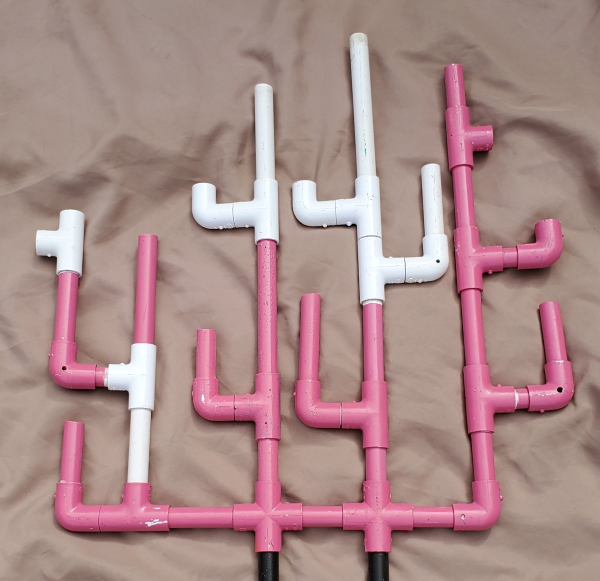
#> input picture detect_diffrance/coral5.jpg, 1200 x 1161 px, found by its file name (shown at 1/2 size)
$ python detect_diffrance.py
#> lines starting #> are read from the running program, lines starting #| are printed output that depends on the picture; after the words box and inside, x2 and y2 are one past the last pixel; in counts of white or black regions, pixels touching at a corner belong together
import cv2 as cv
import numpy as np

def aligning(img1, img2):
    sift = cv.SIFT_create()
    kp_img, desc_img = sift.detectAndCompute(img1, None)
    kp_img2, desc_img2 = sift.detectAndCompute(img2, None)

    index_params = dict(algorithm=0, trees=5)
    search_params = dict()
    flann = cv.FlannBasedMatcher(index_params, search_params)
    matches = flann.knnMatch(desc_img, desc_img2, k=2)

    good_p = []
    for m, n in matches:
        if m.distance < 0.591 * n.distance:
            good_p.append(m)

    if len(good_p) > 4:
        q_p = np.float32([kp_img[m.queryIdx].pt for m in good_p]).reshape(-1, 1, 2)
        train_p = np.float32([kp_img2[m.trainIdx].pt for m in good_p]).reshape(-1, 1, 2)

        matrix, mask = cv.findHomography(q_p, train_p, cv.RANSAC, 5.0)
        img_w = cv.warpPerspective(img1, matrix, (img2.shape[1], img2.shape[0]))

        return img_w

    return img1

# Load and resize images
img1 = cv.imread('detect_diffrance/coral5.jpg')
#> img1 is the input picture: shape (1161, 1200, 3); mean B, G, R 136.9, 138.1, 170.2
img2 = cv.imread('detect_diffrance/coral4.jpg')
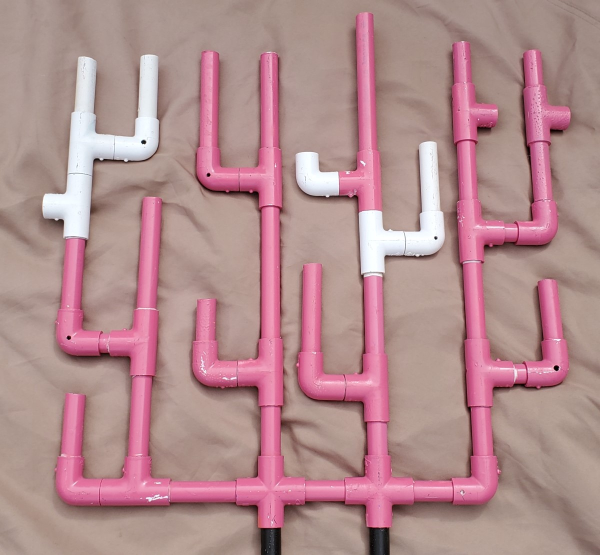
#> input picture detect_diffrance/coral4.jpg, 1200 x 1110 px, found by its file name (shown at 1/2 size)
#> img2 is the input picture: shape (1110, 1200, 3); mean B, G, R 142.2, 139.7, 178.6
img1 = cv.resize(img1, (600, 360))
#> img1: shape (360, 600, 3)
img2 = cv.resize(img2, (600, 360))
#> img2: shape (360, 600, 3)

# Align img1 to img2
img1_aligned = aligning(img1, img2)
#> in aligning, `kp_img, desc_img = sift.detectAndCompute(img1, None)`: kp_img = 379 keypoints; strongest (x, y, size): (560, 241, 2.6), (64, 228, 2.1), (54, 161, 4.7), (125, 245, 6.1)
#> in aligning, `kp_img2, desc_img2 = sift.detectAndCompute(img2, None)`: kp_img2 = 456 keypoints; strongest (x, y, size): (556, 238, 2.6), (69, 219, 1.9), (208, 113, 2), (61, 144, 4.4)
#> in aligning, `matches = flann.knnMatch(desc_img, desc_img2, k=2)`: matches = 379 matches
#> after the loop in aligning, `for m, n in matches:`: good_p = 29 matches
#> in aligning, `q_p = np.float32([kp_img[m.queryIdx].pt for m in good_p]).reshape(-1, ..`: q_p = 29 rows, first 8: [70.26, 316.9], [141.6, 312.9], [144.4, 200.6], [149, 324.9], [155.8, 323.4], [155.9, 234], [172.1, 328.3], [172.1, 328.3]
#> in aligning, `train_p = np.float32([kp_img2[m.trainIdx].pt for m in good_p]).reshape..`: train_p = 29 rows, first 8: [72.41, 315.7], [142.2, 310.8], [73.41, 168.9], [149.8, 323.6], [157, 322.3], [439.9, 115.7], [172.7, 326.5], [172.7, 326.5]
#> in aligning, `matrix, mask = cv.findHomography(q_p, train_p, cv.RANSAC, 5.0)`: matrix = [[0.972, -0.0639, 15.37], [0.0313, 0.976, -20.51], [6.21e-05, -0.000233, 1]]; mask = 29 values, max 1 at index 1, min 0 at index 0, mean 0.724

# Convert aligned and target images to grayscale
gray1 = cv.cvtColor(img1_aligned, cv.COLOR_BGR2GRAY)
gray2 = cv.cvtColor(img2, cv.COLOR_BGR2GRAY)
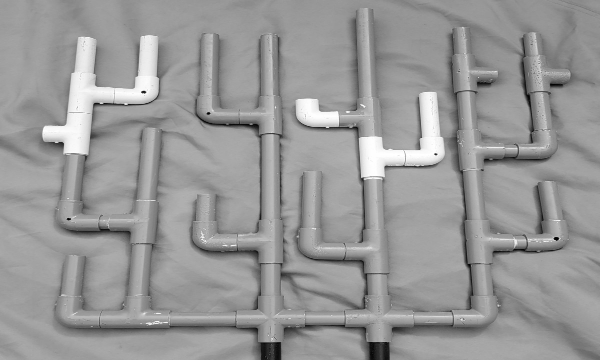
#> gray2: shape (360, 600); min 2, max 255, mean 151.5

# Calculate the absolute difference
diff = cv.subtract(gray1, gray2)
blurred_diff = cv.GaussianBlur(diff, (5, 5), 0)

# Threshold the difference image
_, thresh = cv.threshold(blurred_diff, 30, 255, cv.THRESH_BINARY)
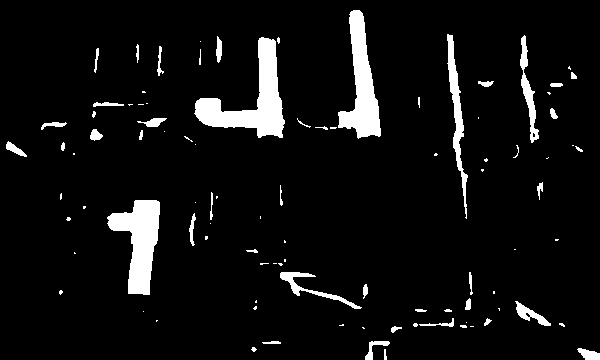
#> thresh: shape (360, 600); 6.4% white; 96 white regions (53 under 20 px), largest, box (x1, y1, x2, y2) and area: (194, 37, 285, 138) 3350, (107, 200, 160, 295) 2683, (338, 10, 381, 139) 2591

# Dilate and erode to remove noise
kernel = np.ones((5, 5), np.uint8)
dilated = cv.dilate(thresh, kernel, iterations=2)
#> dilated: shape (360, 600); 17.4% white; 60 white regions, largest, box (x1, y1, x2, y2) and area: (190, 33, 289, 142) 5191, (293, 6, 385, 143) 4620, (103, 196, 164, 299) 3984
cleaned = cv.erode(dilated, kernel, iterations=1)
#> cleaned: shape (360, 600); 11.6% white; 62 white regions, largest, box (x1, y1, x2, y2) and area: (192, 35, 287, 140) 4287, (295, 8, 383, 141) 3636, (105, 198, 162, 297) 3328

# Create a mask from the cleaned threshold image
mask = cv.cvtColor(cleaned, cv.COLOR_GRAY2BGR)  # Convert mask to BGR for display

# Find edges and contours
edges = cv.Canny(cleaned, 75, 150)
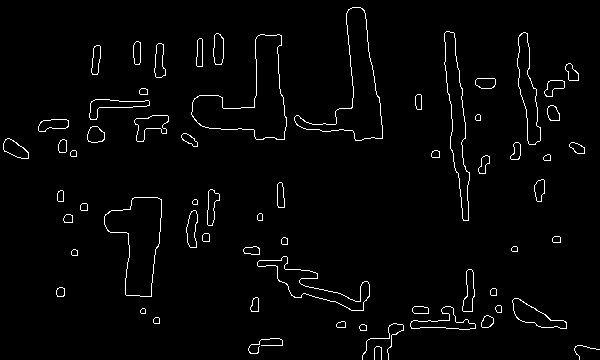
#> edges: shape (360, 600); 2.3% white in thin lines or dots
contours, _ = cv.findContours(edges, cv.RETR_EXTERNAL, cv.CHAIN_APPROX_SIMPLE)
#> contours = 63 contours, 4 with area under 20; largest, box (x1, y1, x2, y2) and area: (191, 34, 287, 140) 4286, (294, 7, 383, 141) 3635, (104, 197, 162, 297) 3325, (444, 31, 470, 221) 2017, (257, 256, 370, 311) 1536

# Draw bounding boxes around larger contours
for cnt in contours:
    area = cv.contourArea(cnt)
    if area > 500:
        x, y, w, h = cv.boundingRect(cnt)
        cv.rectangle(img1_aligned, (x, y), (x + w, y + h), (0, 255, 0), 2)
        cv.rectangle(img2, (x, y), (x + w, y + h), (0, 255, 0), 2)
#> this loop made 63 passes
#> (area, x, y, w, h) on passes 10, 13, 18, 30, 59, 61, 62, 63: (562, 410, 306, 66, 24), (701, 512, 298, 55, 31), (1536, 257, 256, 113, 55), (3325, 104, 197, 58, 100), (4286, 191, 34, 96, 106), (1257.5, 517, 32, 24, 113), (2017, 444, 31, 26, 190), (3635, 294, 7, 89, 134)
#> area on passes 4, 6, 7, 8, 9, 11: 37, 46.5, 33, 112, 22, 103
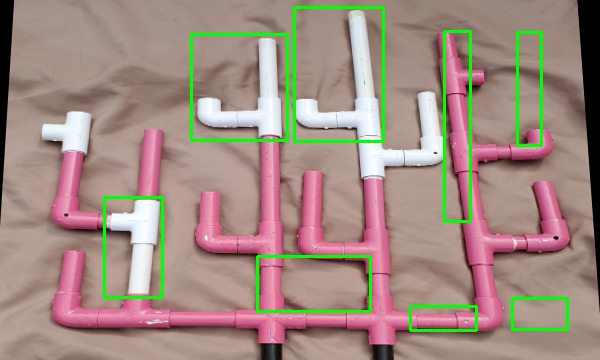
#> img1_aligned: shape (360, 600, 3); mean B, G, R 129.3, 139, 161.1
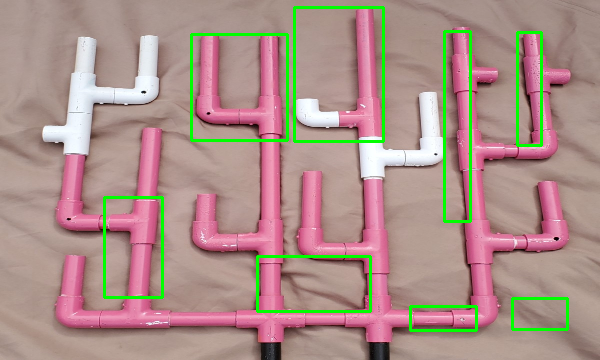
#> img2: shape (360, 600, 3); mean B, G, R 137.1, 143.9, 172.1

# Display the mask
mask_result = np.hstack((img1_aligned, img2, mask))  # Combine aligned image, target image, and mask
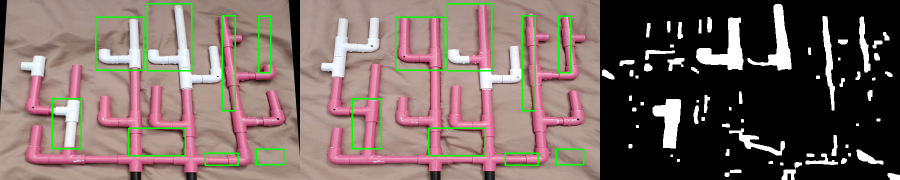
#> mask_result: shape (360, 1800, 3) (shown at 1/2 size); mean B, G, R 98.6, 104.1, 120.9
cv.imshow('Mask Result', mask_result)
cv.waitKey(0)
cv.destroyAllWindows()
